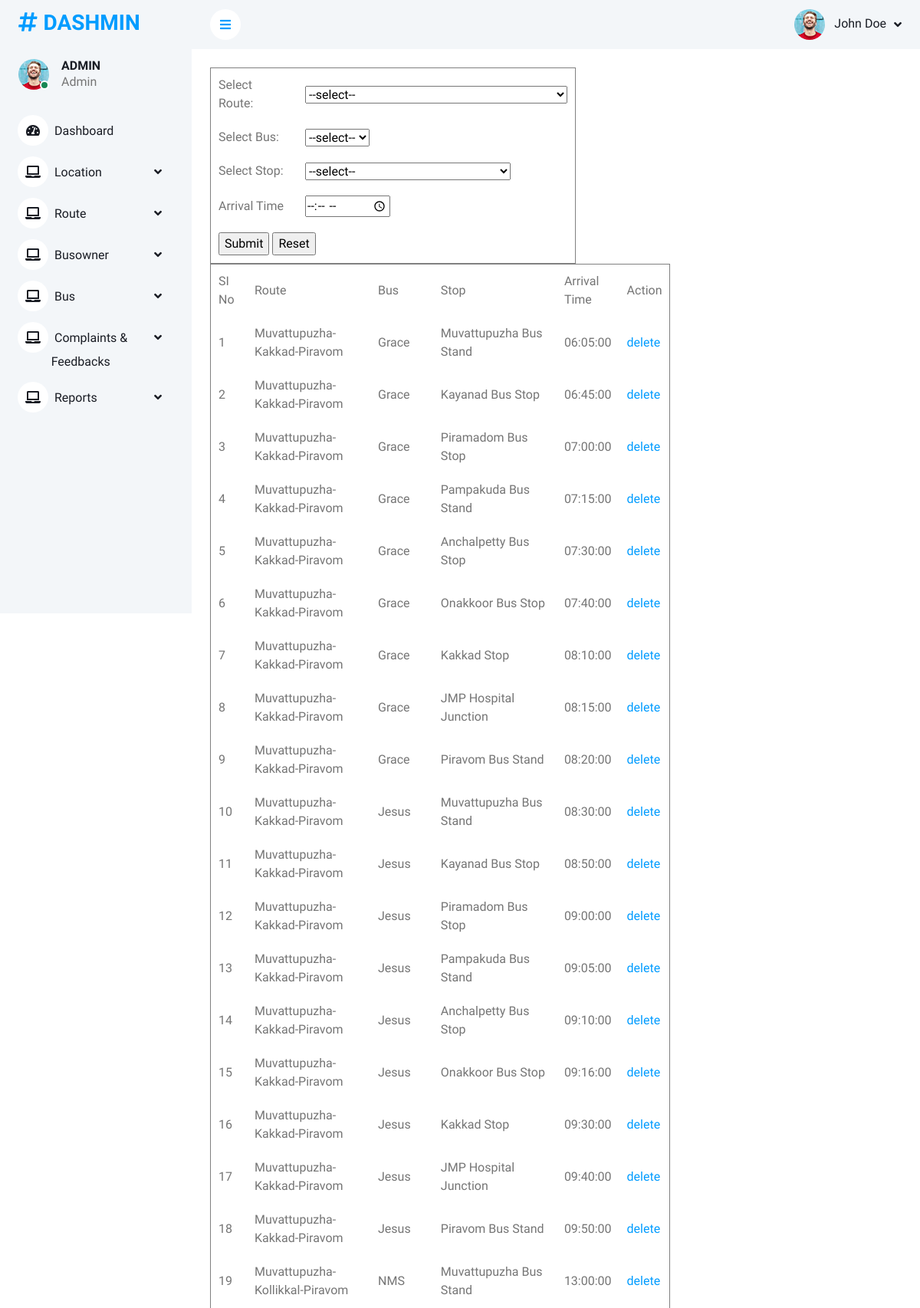
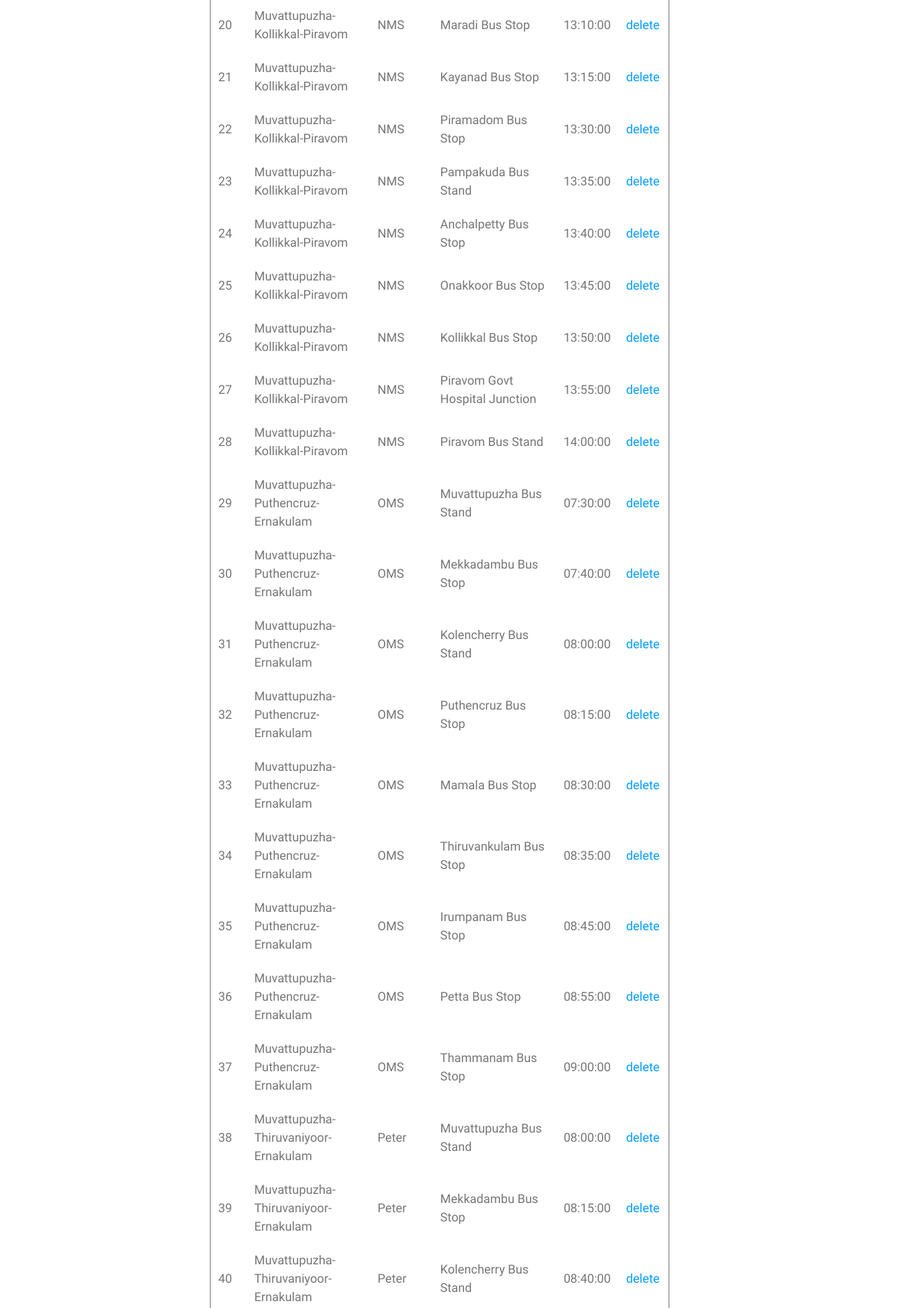
Page /PROJECT/ADMIN/BusTime.php (signed in, upper part) on the committed database (2 pictures, top to bottom).
### tables this page shows
CREATE TABLE `tbl_bustiming` (
  `bustime_id` int(11) NOT NULL,
  `bus_id` int(11) NOT NULL,
  `routestop_id` int(11) NOT NULL,
  `bus_time` time NOT NULL
);

CREATE TABLE `tbl_route` (
  `route_id` int(11) NOT NULL,
  `route_name` varchar(40) NOT NULL,
  `route_frmplace` int(11) NOT NULL,
  `route_toplace` int(11) NOT NULL
);

CREATE TABLE `tbl_busdetails` (
  `bus_id` int(11) NOT NULL,
  `bus_name` varchar(30) NOT NULL,
  `bus_regno` varchar(40) NOT NULL,
  `bus_photo` varchar(100) NOT NULL,
  `bus_status` int(11) NOT NULL,
  `bus_insno` int(11) NOT NULL,
  `bus_capacity` int(11) NOT NULL,
  `owner_id` int(11) NOT NULL,
  `route_id` int(11) NOT NULL,
  `bustype_id` int(11) NOT NULL
);

CREATE TABLE `tbl_routestop` (
  `routestop_id` int(11) NOT NULL,
  `route_id` int(11) NOT NULL,
  `routestop_name` varchar(40) NOT NULL
);

### PROJECT/ADMIN/BusTime.php (the view, shortened to what this page needs)
<!DOCTYPE html PUBLIC "-//W3C//DTD XHTML 1.0 Transitional//EN" "http://www.w3.org/TR/xhtml1/DTD/xhtml1-transitional.dtd">
<html xmlns="http://www.w3.org/1999/xhtml">
<head>
</head>
<body>
  <?php
include("head.php");
     include("../Assets/Connection/Connection.php");
		?>
	<form id="form1" name="form1" method="post" action="">
	<table width="477" border="1" cellpadding="10">
	<tr>
		<td width="229">Select Route:</td>
		<td width="196"><select name="sel_route" id="sel_route" onchange="getRoute(this.value),getStop(this.value)">
		<option>--select--</option>
    </select></td>
  </tr>
  <tr>
    <td>Select Bus:</td>
    <td><select name="sel_bus" id="sel_bus">
    <option>--select--</option>
    </select></td>
  </tr>
  <tr>
    <td>Select Stop:</td>
    <td><select name="sel_stop" id="sel_stop">
    <option>--select--</option>
    </select></td>
  </tr>
  <tr>
    <td>Arrival Time</td>
    <td>
      <input type="time" name="txt_arrtime" id="txt_arrtime">
   </td>
  </tr>
  <tr>
    <td colspan="2">
      <input type="submit" name="btn_submit" id="btn_submit" value="Submit">
      <input type="reset" name="btn_reset" id="btn_reset" value="Reset">
    </td>
  </tr>
</table>
<table width="477" border="1" cellpadding="10">
<tr>
<td>SI No</td>
<td>Route</td>
<td>Bus</td>
<td>Stop</td>
<td>Arrival Time</td>
<td>Action</td>
</tr>
<?php
  $selqry1="select * from tbl_bustiming a inner join tbl_busdetails b on a.bus_id=b.bus_id inner join tbl_routestop d on a.routestop_id=d.routestop_id inner join tbl_route e on d.route_id=e.route_id";
     $row=$con->query($selqry1);
  $i=0;
  while($result=$row->fetch_assoc())
  {
	  $i++;
	  ?>
  <tr>
   <td><?php echo $i;?></td>
   <td><?php echo $result["route_name"];?></td>
   <td><?php echo $result["bus_name"]?></td>
   <td><?php echo $result["routestop_name"];?></td>
   <td><?php echo $result["bus_time"];?></td>
   <td><a href="BusTime.php?did=<?php echo $result["bustime_id"]?>">delete</a></td>
  </tr>
  <?php
 }
  ?>
  </table>
</form>
    </body>
    <?php
include("Foot.php");
?>
</html>

### PROJECT/ADMIN/css/style.css (style rules this page uses)
:root { --primary: #009CFF; --light: #F3F6F9; --dark: #191C24; }

### rows in the picture
tbl_bustiming: tbl_route.route_name "Muvattupuzha-Kakkad-Piravom", bus.bus_name "Grace", routestop.routestop_name "Muvattupuzha Bus Stand", bus_time "06:05:00"
tbl_bustiming: tbl_route.route_name "Muvattupuzha-Kakkad-Piravom", bus.bus_name "Grace", routestop.routestop_name "Kayanad Bus Stop", bus_time "06:45:00"
tbl_bustiming: tbl_route.route_name "Muvattupuzha-Kakkad-Piravom", bus.bus_name "Grace", routestop.routestop_name "Piramadom Bus Stop", bus_time "07:00:00"
tbl_bustiming: tbl_route.route_name "Muvattupuzha-Kakkad-Piravom", bus.bus_name "Grace", routestop.routestop_name "Pampakuda Bus Stand", bus_time "07:15:00"
tbl_bustiming: tbl_route.route_name "Muvattupuzha-Kakkad-Piravom", bus.bus_name "Grace", routestop.routestop_name "Anchalpetty Bus Stop", bus_time "07:30:00"
tbl_bustiming: tbl_route.route_name "Muvattupuzha-Kakkad-Piravom", bus.bus_name "Grace", routestop.routestop_name "Onakkoor Bus Stop", bus_time "07:40:00"
tbl_bustiming: tbl_route.route_name "Muvattupuzha-Kakkad-Piravom", bus.bus_name "Grace", routestop.routestop_name "Kakkad Stop", bus_time "08:10:00"
tbl_bustiming: tbl_route.route_name "Muvattupuzha-Kakkad-Piravom", bus.bus_name "Grace", routestop.routestop_name "JMP Hospital Junction", bus_time "08:15:00"
tbl_bustiming: tbl_route.route_name "Muvattupuzha-Kakkad-Piravom", bus.bus_name "Grace", routestop.routestop_name "Piravom Bus Stand", bus_time "08:20:00"
tbl_bustiming: tbl_route.route_name "Muvattupuzha-Kakkad-Piravom", bus.bus_name "Jesus", routestop.routestop_name "Muvattupuzha Bus Stand", bus_time "08:30:00"
tbl_bustiming: tbl_route.route_name "Muvattupuzha-Kakkad-Piravom", bus.bus_name "Jesus", routestop.routestop_name "Kayanad Bus Stop", bus_time "08:50:00"
tbl_bustiming: tbl_route.route_name "Muvattupuzha-Kakkad-Piravom", bus.bus_name "Jesus", routestop.routestop_name "Piramadom Bus Stop", bus_time "09:00:00"
tbl_bustiming: tbl_route.route_name "Muvattupuzha-Kakkad-Piravom", bus.bus_name "Jesus", routestop.routestop_name "Pampakuda Bus Stand", bus_time "09:05:00"
tbl_bustiming: tbl_route.route_name "Muvattupuzha-Kakkad-Piravom", bus.bus_name "Jesus", routestop.routestop_name "Anchalpetty Bus Stop", bus_time "09:10:00"
tbl_bustiming: tbl_route.route_name "Muvattupuzha-Kakkad-Piravom", bus.bus_name "Jesus", routestop.routestop_name "Onakkoor Bus Stop", bus_time "09:16:00"
tbl_bustiming: tbl_route.route_name "Muvattupuzha-Kakkad-Piravom", bus.bus_name "Jesus", routestop.routestop_name "Kakkad Stop", bus_time "09:30:00"
tbl_bustiming: tbl_route.route_name "Muvattupuzha-Kakkad-Piravom", bus.bus_name "Jesus", routestop.routestop_name "JMP Hospital Junction", bus_time "09:40:00"
tbl_bustiming: tbl_route.route_name "Muvattupuzha-Kakkad-Piravom", bus.bus_name "Jesus", routestop.routestop_name "Piravom Bus Stand", bus_time "09:50:00"
tbl_bustiming: tbl_route.route_name "Muvattupuzha-Kollikkal-Piravom", bus.bus_name "NMS", routestop.routestop_name "Muvattupuzha Bus Stand", bus_time "13:00:00"
tbl_bustiming: tbl_route.route_name "Muvattupuzha-Kollikkal-Piravom", bus.bus_name "NMS", routestop.routestop_name "Maradi Bus Stop", bus_time "13:10:00"
tbl_bustiming: tbl_route.route_name "Muvattupuzha-Kollikkal-Piravom", bus.bus_name "NMS", routestop.routestop_name "Kayanad Bus Stop", bus_time "13:15:00"
tbl_bustiming: tbl_route.route_name "Muvattupuzha-Kollikkal-Piravom", bus.bus_name "NMS", routestop.routestop_name "Piramadom Bus Stop", bus_time "13:30:00"
tbl_bustiming: tbl_route.route_name "Muvattupuzha-Kollikkal-Piravom", bus.bus_name "NMS", routestop.routestop_name "Pampakuda Bus Stand", bus_time "13:35:00"
tbl_bustiming: tbl_route.route_name "Muvattupuzha-Kollikkal-Piravom", bus.bus_name "NMS", routestop.routestop_name "Anchalpetty Bus Stop", bus_time "13:40:00"
tbl_bustiming: tbl_route.route_name "Muvattupuzha-Kollikkal-Piravom", bus.bus_name "NMS", routestop.routestop_name "Onakkoor Bus Stop", bus_time "13:45:00"
tbl_bustiming: tbl_route.route_name "Muvattupuzha-Kollikkal-Piravom", bus.bus_name "NMS", routestop.routestop_name "Kollikkal Bus Stop", bus_time "13:50:00"
tbl_bustiming: tbl_route.route_name "Muvattupuzha-Kollikkal-Piravom", bus.bus_name "NMS", routestop.routestop_name "Piravom Govt Hospital Junction", bus_time "13:55:00"
tbl_bustiming: tbl_route.route_name "Muvattupuzha-Kollikkal-Piravom", bus.bus_name "NMS", routestop.routestop_name "Piravom Bus Stand", bus_time "14:00:00"
tbl_bustiming: tbl_route.route_name "Muvattupuzha-Puthencruz-Ernakulam", bus.bus_name "OMS", routestop.routestop_name "Muvattupuzha Bus Stand", bus_time "07:30:00"
tbl_bustiming: tbl_route.route_name "Muvattupuzha-Puthencruz-Ernakulam", bus.bus_name "OMS", routestop.routestop_name "Mekkadambu Bus Stop", bus_time "07:40:00"
tbl_bustiming: tbl_route.route_name "Muvattupuzha-Puthencruz-Ernakulam", bus.bus_name "OMS", routestop.routestop_name "Kolencherry Bus Stand", bus_time "08:00:00"
tbl_bustiming: tbl_route.route_name "Muvattupuzha-Puthencruz-Ernakulam", bus.bus_name "OMS", routestop.routestop_name "Puthencruz Bus Stop", bus_time "08:15:00"
tbl_bustiming: tbl_route.route_name "Muvattupuzha-Puthencruz-Ernakulam", bus.bus_name "OMS", routestop.routestop_name "Mamala Bus Stop", bus_time "08:30:00"
tbl_bustiming: tbl_route.route_name "Muvattupuzha-Puthencruz-Ernakulam", bus.bus_name "OMS", routestop.routestop_name "Thiruvankulam Bus Stop", bus_time "08:35:00"
tbl_bustiming: tbl_route.route_name "Muvattupuzha-Puthencruz-Ernakulam", bus.bus_name "OMS", routestop.routestop_name "Irumpanam Bus Stop", bus_time "08:45:00"
tbl_bustiming: tbl_route.route_name "Muvattupuzha-Puthencruz-Ernakulam", bus.bus_name "OMS", routestop.routestop_name "Petta Bus Stop", bus_time "08:55:00"
tbl_bustiming: tbl_route.route_name "Muvattupuzha-Puthencruz-Ernakulam", bus.bus_name "OMS", routestop.routestop_name "Thammanam Bus Stop", bus_time "09:00:00"
tbl_bustiming: tbl_route.route_name "Muvattupuzha-Thiruvaniyoor-Ernakulam", bus.bus_name "Peter", routestop.routestop_name "Muvattupuzha Bus Stand", bus_time "08:00:00"
tbl_bustiming: tbl_route.route_name "Muvattupuzha-Thiruvaniyoor-Ernakulam", bus.bus_name "Peter", routestop.routestop_name "Mekkadambu Bus Stop", bus_time "08:15:00"
tbl_bustiming: tbl_route.route_name "Muvattupuzha-Thiruvaniyoor-Ernakulam", bus.bus_name "Peter", routestop.routestop_name "Kolencherry Bus Stand", bus_time "08:40:00"
